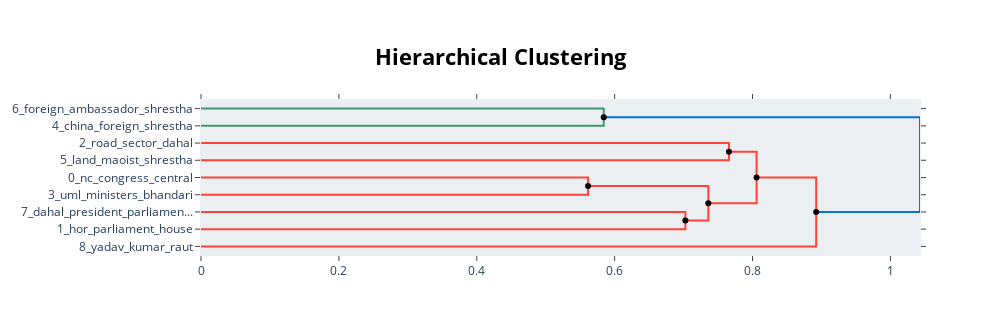

The code cell stored with this chart in its notebook:
### Code cell
hierarchical_topics = topic_model.hierarchical_topics(docs)
topic_model.visualize_hierarchy(hierarchical_topics=hierarchical_topics)

### Figure 1 — Plotly figure (JSON) as saved in the notebook; plotly's stock layout.template omitted (floating-point values rounded to 4 significant figures)
{"data": [{"hoverinfo": "text", "marker": {"color": "rgb(61,153,112)"}, "mode": "lines", "text": ["foreign_ambassador_shrestha_russian_india", "", "", "china_foreign_shrestha_visit_chinese"], "type": "scatter", "x": [0.0, 0.5842, 0.5842, 0.0], "xaxis": "x", "y": [-5.0, -5.0, -15.0, -15.0], "yaxis": "y"}, {"hoverinfo": "text", "marker": {"color": "rgb(255,65,54)"}, "mode": "lines", "text": ["road_sector_dahal_pm_transport", "", "", "land_maoist_shrestha_martyrs_center"], "type": "scatter", "x": [0.0, 0.7658, 0.7658, 0.0], "xaxis": "x", "y": [-25.0, -25.0, -35.0, -35.0], "yaxis": "y"}, {"hoverinfo": "text", "marker": {"color": "rgb(255,65,54)"}, "mode": "lines", "text": ["nc_congress_central_krishna_president", "", "", "uml_ministers_bhandari_president_nc"], "type": "scatter", "x": [0.0, 0.5615, 0.5615, 0.0], "xaxis": "x", "y": [-45.0, -45.0, -55.0, -55.0], "yaxis": "y"}, {"hoverinfo": "text", "marker": {"color": "rgb(255,65,54)"}, "mode": "lines", "text": ["dahal_president_parliamentary_ipu_chairman", "", "", "hor_parliament_house_peace_justice"], "type": "scatter", "x": [0.0, 0.7026, 0.7026, 0.0], "xaxis": "x", "y": [-65.0, -65.0, -75.0, -75.0], "yaxis": "y"}, {"hoverinfo": "text", "marker": {"color": "rgb(255,65,54)"}, "mode": "lines", "text": ["nc_president_congress_uml_office", "", "", "dahal_hor_parliament_parliamentary_house"], "type": "scatter", "x": [0.5615, 0.7359, 0.7359, 0.7026], "xaxis": "x", "y": [-50.0, -50.0, -70.0, -70.0], "yaxis": "y"}, {"hoverinfo": "text", "marker": {"color": "rgb(255,65,54)"}, "mode": "lines", "text": ["dahal_land_shrestha_maoist_kathmandu", "", "", "nc_president_dahal_kathmandu_congress"], "type": "scatter", "x": [0.7658, 0.8059, 0.8059, 0.7359], "xaxis": "x", "y": [-30.0, -30.0, -60.0, -60.0], "yaxis": "y"}, {"hoverinfo": "text", "marker": {"color": "rgb(255,65,54)"}, "mode": "lines", "text": ["dahal_nc_kathmandu_president_chairman", "", "", "yadav_kumar_raut_jsp_justice"], "type": "scatter", "x": [0.8059, 0.8923, 0.8923, 0.0], "xaxis": "x", "y": [-45.0, -45.0, -85.0, -85.0], "yaxis": "y"}, {"hoverinfo": "text", "marker": {"color": "rgb(0,116,217)"}, "mode": "lines", "text": ["foreign_china_shrestha_visit_chinese", "", "", "dahal_nc_kathmandu_president_chairman"], "type": "scatter", "x": [0.5842, 1.043, 1.043, 0.8923], "xaxis": "x", "y": [-10.0, -10.0, -65.0, -65.0], "yaxis": "y"}, {"hoverinfo": "text", "hovertext": ["nc_president_congress_uml_office", "dahal_land_shrestha_maoist_kathmandu", "dahal_nc_kathmandu_president_chairman", "foreign_china_shrestha_visit_chinese"], "marker": {"color": "black"}, "mode": "markers", "showlegend": false, "type": "scatter", "x": [0.5615, 0.7658, 0.8059, 0.5842], "y": [-50, -30, -45, -10]}, {"hoverinfo": "text", "hovertext": ["dahal_hor_parliament_parliamentary_house", "nc_president_dahal_kathmandu_congress", "dahal_nc_kathmandu_president_chairman"], "marker": {"color": "black"}, "mode": "markers", "showlegend": false, "type": "scatter", "x": [0.7026, 0.7359, 0.8923], "y": [-70, -60, -65]}], "layout": {"autosize": false, "height": 335, "hoverlabel": {"bgcolor": "white", "font": {"family": "Rockwell", "size": 16}}, "hovermode": "closest", "plot_bgcolor": "#ECEFF1", "showlegend": false, "title": {"font": {"color": "Black", "size": 22}, "text": "<b>Hierarchical Clustering</b>", "x": 0.5, "xanchor": "center", "yanchor": "top"}, "width": 1000, "xaxis": {"mirror": "allticks", "rangemode": "tozero", "showgrid": false, "showline": true, "showticklabels": true, "ticks": "outside", "type": "linear", "zeroline": false}, "yaxis": {"mirror": "allticks", "range": [-90, 0], "rangemode": "tozero", "showgrid": false, "showline": true, "showticklabels": true, "tickmode": "array", "ticks": "outside", "ticktext": ["6_foreign_ambassador_shrestha", "4_china_foreign_shrestha", "2_road_sector_dahal", "5_land_maoist_shrestha", "0_nc_congress_central", "3_uml_ministers_bhandari", "7_dahal_president_parliamen...", "1_hor_parliament_house", "8_yadav_kumar_raut"], "tickvals": [-5, -15, -25, -35, -45, -55, -65, -75, -85], "type": "linear", "zeroline": false}}}
